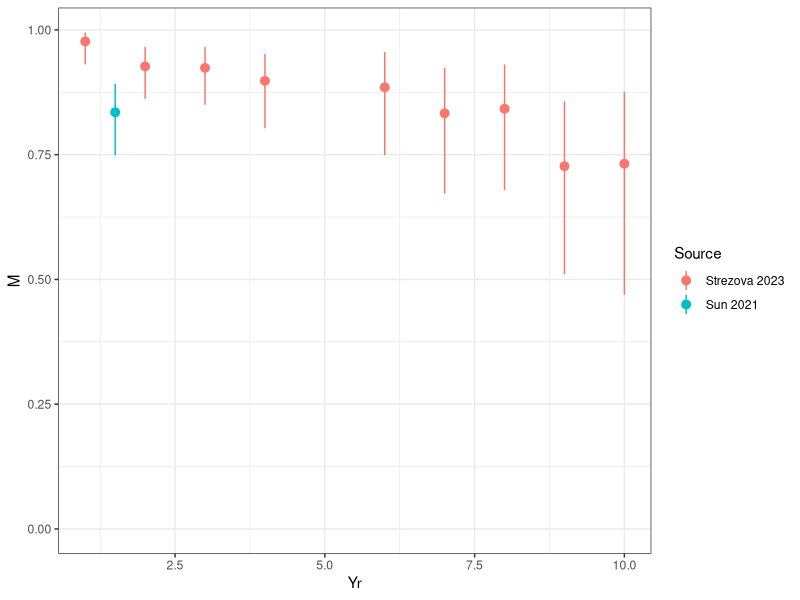
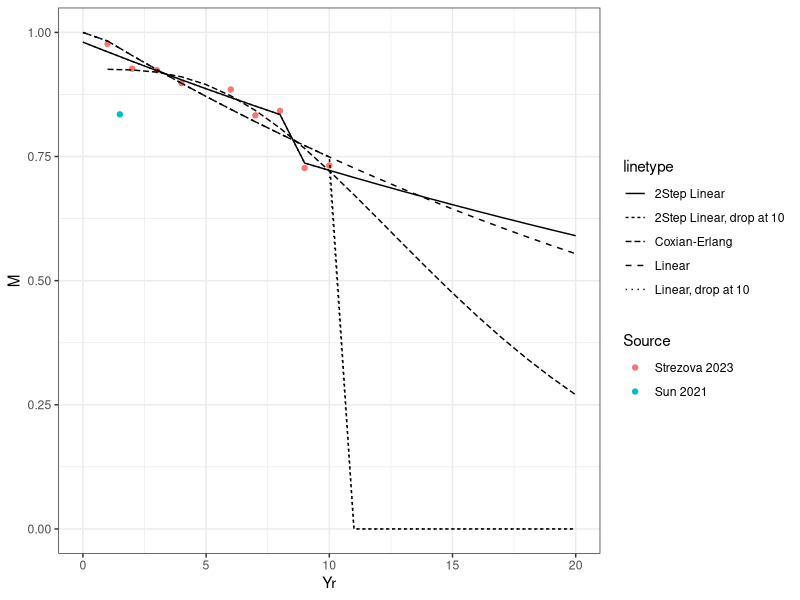

These figures' R source, in order:
library(tidyverse)
library(readxl)


theme_set(theme_bw())


dat_ve <- read_xlsx(here::here("data", "VE.xlsx"), sheet = 1) %>% 
  filter(Use) %>% 
  filter(Type == "HZ") %>% 
  filter(Vaccine == "Shingrix") %>% 
  mutate(
    M = M / 100,
    L = L / 100, 
    U = U / 100,
    Yr = gsub("yr", "", `Sub-group`),
    Yr = ifelse(is.na(Yr), 1.5, as.numeric(Yr))
  )




dat_ve %>% 
  ggplot() + 
  geom_pointrange(aes(x = Yr, y = M, ymax = U, ymin = L, colour = Source)) + 
  expand_limits(y = 0)



fit_loglin <- lm(log(M) ~ Yr, data = dat_ve %>% filter(!Realworld))
fit_step2<- lm(log(M) ~ Yr + (Yr >= 9), data = dat_ve %>% filter(!Realworld))

fit_ce <- read_csv(here::here("pars", "sims_ve_rzv_zlgamma.csv")) %>% 
  group_by(Yr) %>% 
  summarise(f_ga = mean(VE))


proj <- tibble(Yr = 0:100) %>% 
  mutate(
    f_l = exp(predict(fit_loglin, .)),
    f_l = pmin(1, f_l),
    f_s2 = exp(predict(fit_step2, .)),
    f_s2 = pmin(1, f_s2),
    f_l_d10 = ifelse(Yr > 10, 0, f_s2),
    f_s2_d10 = ifelse(Yr > 10, 0, f_l)
  ) %>% 
  left_join(fit_ce)


proj %>% 
  filter(Yr <= 20) %>% 
  ggplot() +
  geom_point(data = dat_ve, aes(x = Yr, y = M, colour = Source)) +
  geom_line(aes(x = Yr, y = f_l, linetype = "Linear")) +
  geom_line(aes(x = Yr, y = f_s2, linetype = "2Step Linear")) +
  # geom_line(aes(x = Yr, y = f_l * 0.87, linetype = "Linear")) +
  # geom_line(aes(x = Yr, y = f_s2 * 0.87, linetype = "2Step Linear")) +
  # geom_line(aes(x = Yr, y = f_ga * 0.90, linetype = "Coxian-Erlang")) +
  geom_line(aes(x = Yr, y = f_l_d10, linetype = "Linear, drop at 10")) +
  geom_line(aes(x = Yr, y = f_s2_d10, linetype = "2Step Linear, drop at 10")) +
  geom_line(aes(x = Yr, y = f_ga, linetype = "Coxian-Erlang")) +
  expand_limits(y = 0)


## Output to parameters -----

ve0 <- crossing(Age = 0:100, AgeVac = 0:100) %>% 
  filter(Age >= AgeVac) %>% 
  mutate(
    TypeVac = "Shingrix",
    Yr = Age - AgeVac
  )

ve_nic <- ve0 %>% 
  left_join(proj %>% select(Yr, VE_Trial = f_l) %>% mutate(VE_Real = VE_Trial * 0.87)) %>% 
  pivot_longer(starts_with("VE"), names_pattern = "VE_(\\w+)", names_to = "Type", values_to = "VE") %>% 
  mutate(IC = F) %>% 
  select(-Yr) %>% 
  arrange(Type, Age, AgeVac)

save(ve_nic, file = here::here("pars", "ves_rzv_linear.rdata"))


ve_nic <- ve0 %>% 
  left_join(proj %>% select(Yr, VE_Trial = f_s2) %>% mutate(VE_Real = VE_Trial * 0.87)) %>% 
  pivot_longer(starts_with("VE"), names_pattern = "VE_(\\w+)", names_to = "Type", values_to = "VE") %>% 
  mutate(IC = F) %>% 
  select(-Yr) %>% 
  arrange(Type, Age, AgeVac)

save(ve_nic, file = here::here("pars", "ves_rzv_2step.rdata"))


ve_nic <- ve0 %>% 
  left_join(proj %>% select(Yr, VE_Trial = f_ga) %>% mutate(VE_Real = VE_Trial * 0.90)) %>% 
  pivot_longer(starts_with("VE"), names_pattern = "VE_(\\w+)", names_to = "Type", values_to = "VE") %>% 
  mutate(IC = F) %>% 
  select(-Yr) %>% 
  arrange(Type, Age, AgeVac)

save(ve_nic, file = here::here("pars", "ves_rzv_ce.rdata"))


ve_nic <- ve0 %>% 
  left_join(proj %>% select(Yr, VE_Trial = f_l_d10) %>% mutate(VE_Real = VE_Trial * 0.87)) %>% 
  pivot_longer(starts_with("VE"), names_pattern = "VE_(\\w+)", names_to = "Type", values_to = "VE") %>% 
  mutate(IC = F) %>% 
  select(-Yr) %>% 
  arrange(Type, Age, AgeVac)

save(ve_nic, file = here::here("pars", "ves_rzv_linear_drop10.rdata"))


ve_nic <- ve0 %>% 
  left_join(proj %>% select(Yr, VE_Trial = f_s2_d10) %>% mutate(VE_Real = VE_Trial * 0.87)) %>% 
  pivot_longer(starts_with("VE"), names_pattern = "VE_(\\w+)", names_to = "Type", values_to = "VE") %>% 
  mutate(IC = F) %>% 
  select(-Yr) %>% 
  arrange(Type, Age, AgeVac)

save(ve_nic, file = here::here("pars", "ves_rzv_2step_drop10.rdata"))

